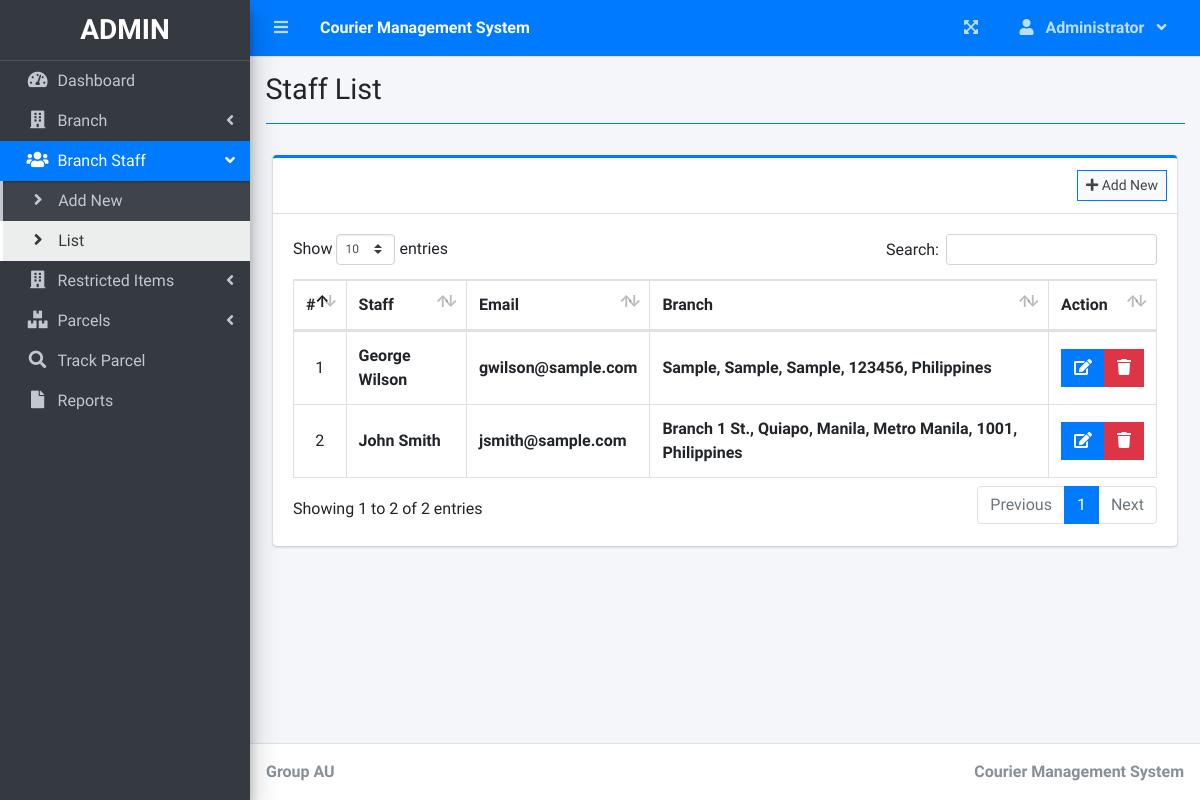
The page /index.php?page=staff_list (signed in) on the database as committed earlier.
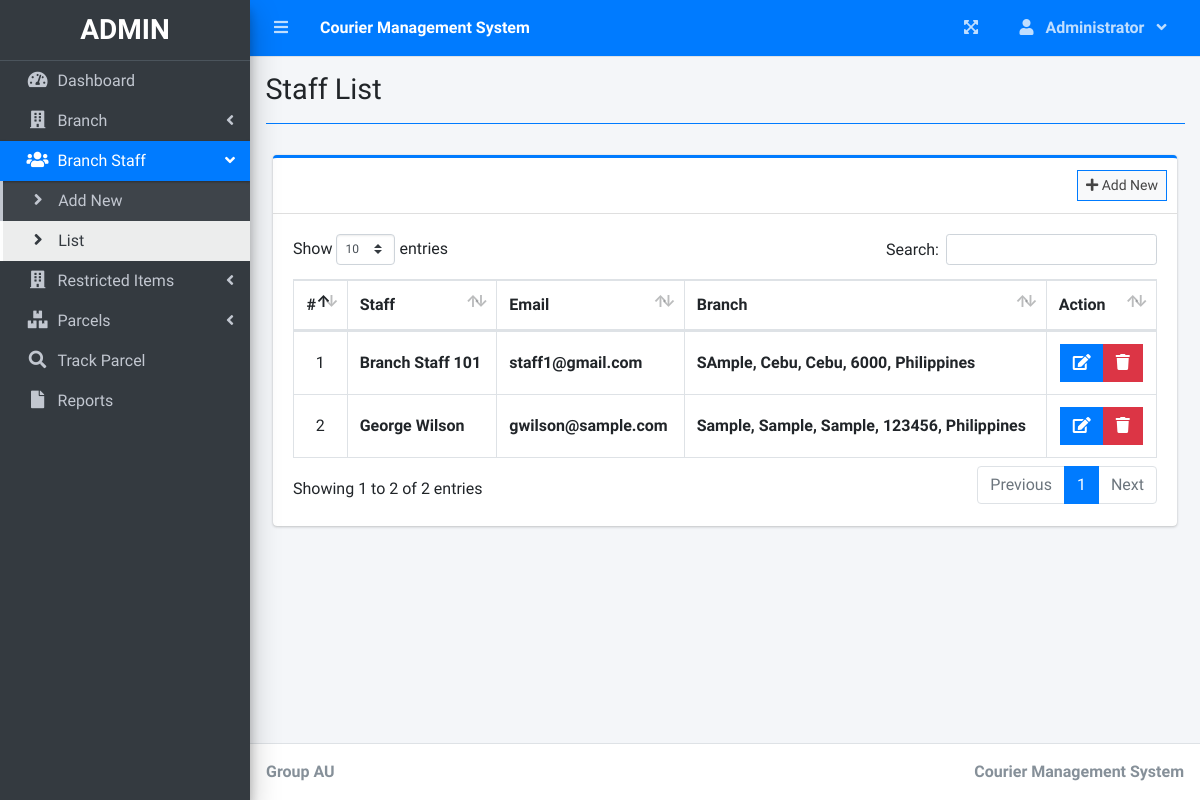
The same page on the database as committed later.
### tables this page shows
CREATE TABLE `users` (
  `id` int(30) NOT NULL AUTO_INCREMENT,
  `firstname` varchar(200) NOT NULL,
  `lastname` varchar(200) NOT NULL,
  `email` varchar(200) NOT NULL,
  `password` text NOT NULL,
  `type` tinyint(1) NOT NULL DEFAULT '2' COMMENT '1 = admin, 2 = staff',
  `branch_id` int(30) NOT NULL,
  `date_created` datetime NOT NULL DEFAULT CURRENT_TIMESTAMP,
  PRIMARY KEY (`id`)
);

### staff_list.php (the view, shortened to what this page needs)
<?php include'db_connect.php' ?>
<div class="col-lg-12">
	<div class="card card-outline card-primary">
		<div class="card-header">
			<div class="card-tools">
				<a class="btn btn-block btn-sm btn-default btn-flat border-primary " href="./index.php?page=new_staff"><i class="fa fa-plus"></i> Add New</a>
			</div>
		</div>
		<div class="card-body">
			<table class="table tabe-hover table-bordered" id="list">
				<!-- <colgroup>
					<col width="5%">
					<col width="15%">
					<col width="25%">
					<col width="25%">
					<col width="15%">
				</colgroup> -->
				<thead>
					<tr>
						<th class="text-center">#</th>
						<th>Staff</th>
						<th>Email</th>
						<th>Branch</th>
						<th>Action</th>
					</tr>
				</thead>
				<tbody>
					<?php
					$i = 1;
					$qry = $conn->query("SELECT u.*,concat(u.firstname,' ',u.lastname) as name,concat(b.street,', ',b.city,', ',b.state,', ',b.zip_code,', ',b.country) as baddress FROM users u inner join branches b on b.id = u.branch_id where u.type = 2 order by concat(u.firstname,' ',u.lastname) asc ");
					while($row= $qry->fetch_assoc()):
					?>
					<tr>
						<td class="text-center"><?php echo $i++ ?></td>
						<td><b><?php echo ucwords($row['name']) ?></b></td>
						<td><b><?php echo ($row['email']) ?></b></td>
						<td><b><?php echo ucwords($row['baddress']) ?></b></td>
						<td class="text-center">
		                    <div class="btn-group">
		                        <a href="index.php?page=edit_staff&id=<?php echo $row['id'] ?>" class="btn btn-primary btn-flat ">
		                          <i class="fas fa-edit"></i>
		                        </a>
		                        <button type="button" class="btn btn-danger btn-flat delete_staff" data-id="<?php echo $row['id'] ?>">
		                          <i class="fas fa-trash"></i>
		                        </button>
	                      </div>
						</td>
					</tr>
				<?php endwhile; ?>
				</tbody>
			</table>
		</div>
	</div>
</div>

Rows that differ between the two databases and show on the page:
no longer on this page (row unchanged): users: name "John Smith", email "jsmith@sample.com", baddress "Branch 1 St., Quiapo, Manila, Metro Manila, 1001, Philippines"
added users: name "Branch Staff 101", email "staff1@gmail.com", baddress "SAmple, Cebu, Cebu, 6000, Philippines"
